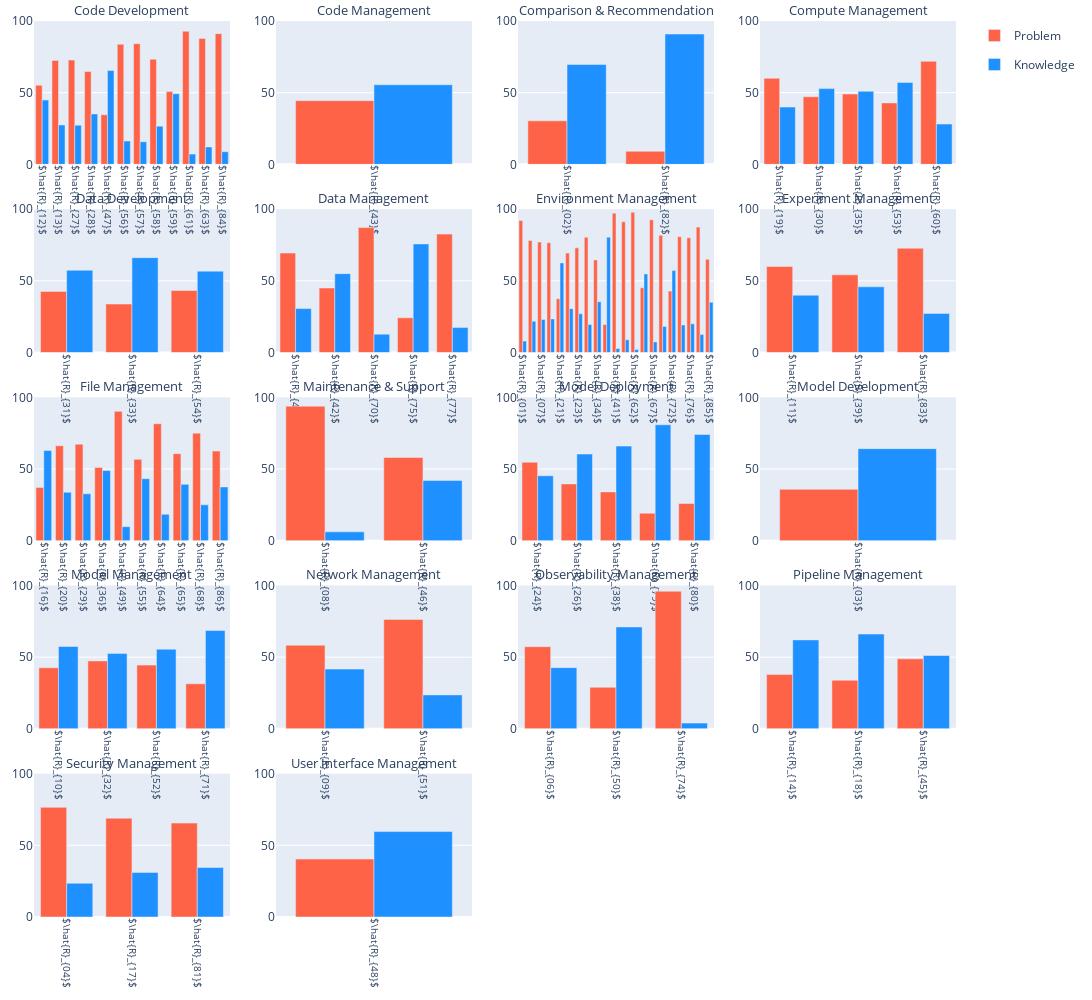

The notebook cell this image was saved under:
### Code cell
df = pd.read_json(os.path.join(path_rq4, 'macro-topics.json'))

rows = 5
cols = 4
fig = make_subplots(rows=rows, cols=cols, horizontal_spacing=0.05, vertical_spacing=0.05, subplot_titles=[macro_topic_indexing[i] for i in sorted(df['Resolution_summary_topic_macro'].unique())])

for macro_name, macro_group in df.groupby('Resolution_summary_topic_macro', sort=True):
    categories = []
    frequency_p = []
    frequency_k = [] 
    
    for name, group in macro_group.groupby('Resolution_summary_topic'):
        name = r'$\hat{R}_{0' + str(name+1) + '}$' if name < 9 else r'$\hat{R}_{' + str(name+1) + '}$'
        categories.append(name)
        frequency_p.append(len(group[group['Challenge_type'] == 'problem'])/len(group)*100)
        frequency_k.append(len(group[group['Challenge_type'] == 'knowledge'])/len(group)*100)
    
    row = macro_name // cols + 1
    col = macro_name % cols + 1
    show_legend = True if macro_name == 0 else False
    
    fig.add_trace(go.Bar(
        name='Problem', 
        x=categories, 
        y=frequency_p, 
        legendgroup='Problem', 
        marker_color=color_map['Problem'],
        showlegend=show_legend
    ), row=row, col=col)
    fig.add_trace(go.Bar(
        name='Knowledge', 
        x=categories, 
        y=frequency_k, 
        legendgroup='Knowledge', 
        marker_color=color_map['Knowledge'],
        showlegend=show_legend
    ), row=row, col=col)
    fig.update_xaxes(
        tickangle=90, 
        tickfont=dict(size=10), 
        row=row, 
        col=col
    )

fig.update_yaxes(range=[0, 100])
fig.update_layout(
    barmode='group',
    width=1200, 
    height=1000,
    margin=go.layout.Margin(
        l=20,  # left margin
        r=20,  # right margin
        b=20,  # bottom margin
        t=20,  # top margin
    )
)
fig.update_annotations(dict(font_size=13))
fig.show()
# fig.write_image(os.path.join(path_rq4, 'Macro-topics group frequency histogram.pdf'))

### Figure 1 — Plotly figure (JSON) as saved in the notebook; plotly's stock layout.template omitted (floating-point values rounded to 4 significant figures)
{"data": [{"legendgroup": "Problem", "marker": {"color": "tomato"}, "name": "Problem", "showlegend": true, "type": "bar", "x": ["$\\hat{R}_{12}$", "$\\hat{R}_{13}$", "$\\hat{R}_{27}$", "$\\hat{R}_{28}$", "$\\hat{R}_{47}$", "$\\hat{R}_{56}$", "$\\hat{R}_{57}$", "$\\hat{R}_{58}$", "$\\hat{R}_{59}$", "$\\hat{R}_{61}$", "$\\hat{R}_{63}$", "$\\hat{R}_{84}$"], "xaxis": "x", "y": [55.14, 72.5, 72.73, 64.81, 34.55, 83.72, 84.21, 73.33, 50.75, 92.86, 87.88, 91.18], "yaxis": "y"}, {"legendgroup": "Knowledge", "marker": {"color": "dodgerblue"}, "name": "Knowledge", "showlegend": true, "type": "bar", "x": ["$\\hat{R}_{12}$", "$\\hat{R}_{13}$", "$\\hat{R}_{27}$", "$\\hat{R}_{28}$", "$\\hat{R}_{47}$", "$\\hat{R}_{56}$", "$\\hat{R}_{57}$", "$\\hat{R}_{58}$", "$\\hat{R}_{59}$", "$\\hat{R}_{61}$", "$\\hat{R}_{63}$", "$\\hat{R}_{84}$"], "xaxis": "x", "y": [44.86, 27.5, 27.27, 35.19, 65.45, 16.28, 15.79, 26.67, 49.25, 7.143, 12.12, 8.824], "yaxis": "y"}, {"legendgroup": "Problem", "marker": {"color": "tomato"}, "name": "Problem", "showlegend": false, "type": "bar", "x": ["$\\hat{R}_{43}$"], "xaxis": "x2", "y": [44.44], "yaxis": "y2"}, {"legendgroup": "Knowledge", "marker": {"color": "dodgerblue"}, "name": "Knowledge", "showlegend": false, "type": "bar", "x": ["$\\hat{R}_{43}$"], "xaxis": "x2", "y": [55.56], "yaxis": "y2"}, {"legendgroup": "Problem", "marker": {"color": "tomato"}, "name": "Problem", "showlegend": false, "type": "bar", "x": ["$\\hat{R}_{02}$", "$\\hat{R}_{82}$"], "xaxis": "x3", "y": [30.34, 9.091], "yaxis": "y3"}, {"legendgroup": "Knowledge", "marker": {"color": "dodgerblue"}, "name": "Knowledge", "showlegend": false, "type": "bar", "x": ["$\\hat{R}_{02}$", "$\\hat{R}_{82}$"], "xaxis": "x3", "y": [69.66, 90.91], "yaxis": "y3"}, {"legendgroup": "Problem", "marker": {"color": "tomato"}, "name": "Problem", "showlegend": false, "type": "bar", "x": ["$\\hat{R}_{19}$", "$\\hat{R}_{30}$", "$\\hat{R}_{35}$", "$\\hat{R}_{53}$", "$\\hat{R}_{60}$"], "xaxis": "x4", "y": [60, 47.17, 49.06, 42.86, 71.88], "yaxis": "y4"}, {"legendgroup": "Knowledge", "marker": {"color": "dodgerblue"}, "name": "Knowledge", "showlegend": false, "type": "bar", "x": ["$\\hat{R}_{19}$", "$\\hat{R}_{30}$", "$\\hat{R}_{35}$", "$\\hat{R}_{53}$", "$\\hat{R}_{60}$"], "xaxis": "x4", "y": [40, 52.83, 50.94, 57.14, 28.12], "yaxis": "y4"}, {"legendgroup": "Problem", "marker": {"color": "tomato"}, "name": "Problem", "showlegend": false, "type": "bar", "x": ["$\\hat{R}_{31}$", "$\\hat{R}_{33}$", "$\\hat{R}_{54}$"], "xaxis": "x5", "y": [42.62, 33.82, 43.24], "yaxis": "y5"}, {"legendgroup": "Knowledge", "marker": {"color": "dodgerblue"}, "name": "Knowledge", "showlegend": false, "type": "bar", "x": ["$\\hat{R}_{31}$", "$\\hat{R}_{33}$", "$\\hat{R}_{54}$"], "xaxis": "x5", "y": [57.38, 66.18, 56.76], "yaxis": "y5"}, {"legendgroup": "Problem", "marker": {"color": "tomato"}, "name": "Problem", "showlegend": false, "type": "bar", "x": ["$\\hat{R}_{40}$", "$\\hat{R}_{42}$", "$\\hat{R}_{70}$", "$\\hat{R}_{75}$", "$\\hat{R}_{77}$"], "xaxis": "x6", "y": [69.35, 45, 87.18, 24.24, 82.61], "yaxis": "y6"}, {"legendgroup": "Knowledge", "marker": {"color": "dodgerblue"}, "name": "Knowledge", "showlegend": false, "type": "bar", "x": ["$\\hat{R}_{40}$", "$\\hat{R}_{42}$", "$\\hat{R}_{70}$", "$\\hat{R}_{75}$", "$\\hat{R}_{77}$"], "xaxis": "x6", "y": [30.65, 55.0, 12.82, 75.76, 17.39], "yaxis": "y6"}, {"legendgroup": "Problem", "marker": {"color": "tomato"}, "name": "Problem", "showlegend": false, "type": "bar", "x": ["$\\hat{R}_{01}$", "$\\hat{R}_{05}$", "$\\hat{R}_{07}$", "$\\hat{R}_{15}$", "$\\hat{R}_{21}$", "$\\hat{R}_{22}$", "$\\hat{R}_{23}$", "$\\hat{R}_{25}$", "$\\hat{R}_{34}$", "$\\hat{R}_{37}$", "$\\hat{R}_{41}$", "$\\hat{R}_{44}$", "$\\hat{R}_{62}$", "$\\hat{R}_{66}$", "$\\hat{R}_{67}$", "$\\hat{R}_{69}$", "$\\hat{R}_{72}$", "$\\hat{R}_{73}$", "$\\hat{R}_{76}$", "$\\hat{R}_{78}$", "$\\hat{R}_{85}$"], "xaxis": "x7", "y": [92.05, 78.12, 77.01, 76.56, 37.5, 69.39, 73.02, 80.39, 64.58, 19.51, 97.22, 91.18, 97.87, 45.16, 92.59, 81.82, 42.86, 80.77, 80, 87.5, 65], "yaxis": "y7"}, {"legendgroup": "Knowledge", "marker": {"color": "dodgerblue"}, "name": "Knowledge", "showlegend": false, "type": "bar", "x": ["$\\hat{R}_{01}$", "$\\hat{R}_{05}$", "$\\hat{R}_{07}$", "$\\hat{R}_{15}$", "$\\hat{R}_{21}$", "$\\hat{R}_{22}$", "$\\hat{R}_{23}$", "$\\hat{R}_{25}$", "$\\hat{R}_{34}$", "$\\hat{R}_{37}$", "$\\hat{R}_{41}$", "$\\hat{R}_{44}$", "$\\hat{R}_{62}$", "$\\hat{R}_{66}$", "$\\hat{R}_{67}$", "$\\hat{R}_{69}$", "$\\hat{R}_{72}$", "$\\hat{R}_{73}$", "$\\hat{R}_{76}$", "$\\hat{R}_{78}$", "$\\hat{R}_{85}$"], "xaxis": "x7", "y": [7.955, 21.88, 22.99, 23.44, 62.5, 30.61, 26.98, 19.61, 35.42, 80.49, 2.778, 8.824, 2.128, 54.84, 7.407, 18.18, 57.14, 19.23, 20, 12.5, 35], "yaxis": "y7"}, {"legendgroup": "Problem", "marker": {"color": "tomato"}, "name": "Problem", "showlegend": false, "type": "bar", "x": ["$\\hat{R}_{11}$", "$\\hat{R}_{39}$", "$\\hat{R}_{83}$"], "xaxis": "x8", "y": [60, 54.17, 72.73], "yaxis": "y8"}, {"legendgroup": "Knowledge", "marker": {"color": "dodgerblue"}, "name": "Knowledge", "showlegend": false, "type": "bar", "x": ["$\\hat{R}_{11}$", "$\\hat{R}_{39}$", "$\\hat{R}_{83}$"], "xaxis": "x8", "y": [40, 45.83, 27.27], "yaxis": "y8"}, {"legendgroup": "Problem", "marker": {"color": "tomato"}, "name": "Problem", "showlegend": false, "type": "bar", "x": ["$\\hat{R}_{16}$", "$\\hat{R}_{20}$", "$\\hat{R}_{29}$", "$\\hat{R}_{36}$", "$\\hat{R}_{49}$", "$\\hat{R}_{55}$", "$\\hat{R}_{64}$", "$\\hat{R}_{65}$", "$\\hat{R}_{68}$", "$\\hat{R}_{86}$"], "xaxis": "x9", "y": [37.04, 66.23, 67.35, 51.06, 90.24, 56.76, 81.58, 60.71, 75, 62.5], "yaxis": "y9"}, {"legendgroup": "Knowledge", "marker": {"color": "dodgerblue"}, "name": "Knowledge", "showlegend": false, "type": "bar", "x": ["$\\hat{R}_{16}$", "$\\hat{R}_{20}$", "$\\hat{R}_{29}$", "$\\hat{R}_{36}$", "$\\hat{R}_{49}$", "$\\hat{R}_{55}$", "$\\hat{R}_{64}$", "$\\hat{R}_{65}$", "$\\hat{R}_{68}$", "$\\hat{R}_{86}$"], "xaxis": "x9", "y": [62.96, 33.77, 32.65, 48.94, 9.756, 43.24, 18.42, 39.29, 25, 37.5], "yaxis": "y9"}, {"legendgroup": "Problem", "marker": {"color": "tomato"}, "name": "Problem", "showlegend": false, "type": "bar", "x": ["$\\hat{R}_{08}$", "$\\hat{R}_{46}$"], "xaxis": "x10", "y": [93.83, 58.06], "yaxis": "y10"}, {"legendgroup": "Knowledge", "marker": {"color": "dodgerblue"}, "name": "Knowledge", "showlegend": false, "type": "bar", "x": ["$\\hat{R}_{08}$", "$\\hat{R}_{46}$"], "xaxis": "x10", "y": [6.173, 41.94], "yaxis": "y10"}, {"legendgroup": "Problem", "marker": {"color": "tomato"}, "name": "Problem", "showlegend": false, "type": "bar", "x": ["$\\hat{R}_{24}$", "$\\hat{R}_{26}$", "$\\hat{R}_{38}$", "$\\hat{R}_{79}$", "$\\hat{R}_{80}$"], "xaxis": "x11", "y": [54.72, 39.58, 34.04, 19.15, 25.93], "yaxis": "y11"}, {"legendgroup": "Knowledge", "marker": {"color": "dodgerblue"}, "name": "Knowledge", "showlegend": false, "type": "bar", "x": ["$\\hat{R}_{24}$", "$\\hat{R}_{26}$", "$\\hat{R}_{38}$", "$\\hat{R}_{79}$", "$\\hat{R}_{80}$"], "xaxis": "x11", "y": [45.28, 60.42, 65.96, 80.85, 74.07], "yaxis": "y11"}, {"legendgroup": "Problem", "marker": {"color": "tomato"}, "name": "Problem", "showlegend": false, "type": "bar", "x": ["$\\hat{R}_{03}$"], "xaxis": "x12", "y": [35.79], "yaxis": "y12"}, {"legendgroup": "Knowledge", "marker": {"color": "dodgerblue"}, "name": "Knowledge", "showlegend": false, "type": "bar", "x": ["$\\hat{R}_{03}$"], "xaxis": "x12", "y": [64.21], "yaxis": "y12"}, {"legendgroup": "Problem", "marker": {"color": "tomato"}, "name": "Problem", "showlegend": false, "type": "bar", "x": ["$\\hat{R}_{10}$", "$\\hat{R}_{32}$", "$\\hat{R}_{52}$", "$\\hat{R}_{71}$"], "xaxis": "x13", "y": [42.57, 47.37, 44.44, 31.43], "yaxis": "y13"}, {"legendgroup": "Knowledge", "marker": {"color": "dodgerblue"}, "name": "Knowledge", "showlegend": false, "type": "bar", "x": ["$\\hat{R}_{10}$", "$\\hat{R}_{32}$", "$\\hat{R}_{52}$", "$\\hat{R}_{71}$"], "xaxis": "x13", "y": [57.43, 52.63, 55.56, 68.57], "yaxis": "y13"}, {"legendgroup": "Problem", "marker": {"color": "tomato"}, "name": "Problem", "showlegend": false, "type": "bar", "x": ["$\\hat{R}_{09}$", "$\\hat{R}_{51}$"], "xaxis": "x14", "y": [58.33, 76.32], "yaxis": "y14"}, {"legendgroup": "Knowledge", "marker": {"color": "dodgerblue"}, "name": "Knowledge", "showlegend": false, "type": "bar", "x": ["$\\hat{R}_{09}$", "$\\hat{R}_{51}$"], "xaxis": "x14", "y": [41.67, 23.68], "yaxis": "y14"}, {"legendgroup": "Problem", "marker": {"color": "tomato"}, "name": "Problem", "showlegend": false, "type": "bar", "x": ["$\\hat{R}_{06}$", "$\\hat{R}_{50}$", "$\\hat{R}_{74}$"], "xaxis": "x15", "y": [57.3, 28.95, 96], "yaxis": "y15"}, {"legendgroup": "Knowledge", "marker": {"color": "dodgerblue"}, "name": "Knowledge", "showlegend": false, "type": "bar", "x": ["$\\hat{R}_{06}$", "$\\hat{R}_{50}$", "$\\hat{R}_{74}$"], "xaxis": "x15", "y": [42.7, 71.05, 4], "yaxis": "y15"}, {"legendgroup": "Problem", "marker": {"color": "tomato"}, "name": "Problem", "showlegend": false, "type": "bar", "x": ["$\\hat{R}_{14}$", "$\\hat{R}_{18}$", "$\\hat{R}_{45}$"], "xaxis": "x16", "y": [37.97, 33.87, 48.84], "yaxis": "y16"}, {"legendgroup": "Knowledge", "marker": {"color": "dodgerblue"}, "name": "Knowledge", "showlegend": false, "type": "bar", "x": ["$\\hat{R}_{14}$", "$\\hat{R}_{18}$", "$\\hat{R}_{45}$"], "xaxis": "x16", "y": [62.03, 66.13, 51.16], "yaxis": "y16"}, {"legendgroup": "Problem", "marker": {"color": "tomato"}, "name": "Problem", "showlegend": false, "type": "bar", "x": ["$\\hat{R}_{04}$", "$\\hat{R}_{17}$", "$\\hat{R}_{81}$"], "xaxis": "x17", "y": [76.47, 68.92, 65.52], "yaxis": "y17"}, {"legendgroup": "Knowledge", "marker": {"color": "dodgerblue"}, "name": "Knowledge", "showlegend": false, "type": "bar", "x": ["$\\hat{R}_{04}$", "$\\hat{R}_{17}$", "$\\hat{R}_{81}$"], "xaxis": "x17", "y": [23.53, 31.08, 34.48], "yaxis": "y17"}, {"legendgroup": "Problem", "marker": {"color": "tomato"}, "name": "Problem", "showlegend": false, "type": "bar", "x": ["$\\hat{R}_{48}$"], "xaxis": "x18", "y": [40.43], "yaxis": "y18"}, {"legendgroup": "Knowledge", "marker": {"color": "dodgerblue"}, "name": "Knowledge", "showlegend": false, "type": "bar", "x": ["$\\hat{R}_{48}$"], "xaxis": "x18", "y": [59.57], "yaxis": "y18"}], "layout": {"annotations": [{"font": {"size": 13}, "showarrow": false, "text": "Code Development", "x": 0.1062, "xanchor": "center", "xref": "paper", "y": 1, "yanchor": "bottom", "yref": "paper"}, {"font": {"size": 13}, "showarrow": false, "text": "Code Management", "x": 0.3688, "xanchor": "center", "xref": "paper", "y": 1, "yanchor": "bottom", "yref": "paper"}, {"font": {"size": 13}, "showarrow": false, "text": "Comparison & Recommendation", "x": 0.6313, "xanchor": "center", "xref": "paper", "y": 1, "yanchor": "bottom", "yref": "paper"}, {"font": {"size": 13}, "showarrow": false, "text": "Compute Management", "x": 0.8938, "xanchor": "center", "xref": "paper", "y": 1, "yanchor": "bottom", "yref": "paper"}, {"font": {"size": 13}, "showarrow": false, "text": "Data Development", "x": 0.1062, "xanchor": "center", "xref": "paper", "y": 0.79, "yanchor": "bottom", "yref": "paper"}, {"font": {"size": 13}, "showarrow": false, "text": "Data Management", "x": 0.3688, "xanchor": "center", "xref": "paper", "y": 0.79, "yanchor": "bottom", "yref": "paper"}, {"font": {"size": 13}, "showarrow": false, "text": "Environment Management", "x": 0.6313, "xanchor": "center", "xref": "paper", "y": 0.79, "yanchor": "bottom", "yref": "paper"}, {"font": {"size": 13}, "showarrow": false, "text": "Experiment Management", "x": 0.8938, "xanchor": "center", "xref": "paper", "y": 0.79, "yanchor": "bottom", "yref": "paper"}, {"font": {"size": 13}, "showarrow": false, "text": "File Management", "x": 0.1062, "xanchor": "center", "xref": "paper", "y": 0.58, "yanchor": "bottom", "yref": "paper"}, {"font": {"size": 13}, "showarrow": false, "text": "Maintenance & Support", "x": 0.3688, "xanchor": "center", "xref": "paper", "y": 0.58, "yanchor": "bottom", "yref": "paper"}, {"font": {"size": 13}, "showarrow": false, "text": "Model Deployment", "x": 0.6313, "xanchor": "center", "xref": "paper", "y": 0.58, "yanchor": "bottom", "yref": "paper"}, {"font": {"size": 13}, "showarrow": false, "text": "Model Development", "x": 0.8938, "xanchor": "center", "xref": "paper", "y": 0.58, "yanchor": "bottom", "yref": "paper"}, {"font": {"size": 13}, "showarrow": false, "text": "Model Management", "x": 0.1062, "xanchor": "center", "xref": "paper", "y": 0.37, "yanchor": "bottom", "yref": "paper"}, {"font": {"size": 13}, "showarrow": false, "text": "Network Management", "x": 0.3688, "xanchor": "center", "xref": "paper", "y": 0.37, "yanchor": "bottom", "yref": "paper"}, {"font": {"size": 13}, "showarrow": false, "text": "Observability Management", "x": 0.6313, "xanchor": "center", "xref": "paper", "y": 0.37, "yanchor": "bottom", "yref": "paper"}, {"font": {"size": 13}, "showarrow": false, "text": "Pipeline Management", "x": 0.8938, "xanchor": "center", "xref": "paper", "y": 0.37, "yanchor": "bottom", "yref": "paper"}, {"font": {"size": 13}, "showarrow": false, "text": "Security Management", "x": 0.1062, "xanchor": "center", "xref": "paper", "y": 0.16, "yanchor": "bottom", "yref": "paper"}, {"font": {"size": 13}, "showarrow": false, "text": "User Interface Management", "x": 0.3688, "xanchor": "center", "xref": "paper", "y": 0.16, "yanchor": "bottom", "yref": "paper"}], "barmode": "group", "height": 1000, "margin": {"b": 20, "l": 20, "r": 20, "t": 20}, "width": 1200, "xaxis": {"anchor": "y", "domain": [0, 0.2125], "tickangle": 90, "tickfont": {"size": 10}}, "xaxis10": {"anchor": "y10", "domain": [0.2625, 0.475], "tickangle": 90, "tickfont": {"size": 10}}, "xaxis11": {"anchor": "y11", "domain": [0.525, 0.7375], "tickangle": 90, "tickfont": {"size": 10}}, "xaxis12": {"anchor": "y12", "domain": [0.7875, 1], "tickangle": 90, "tickfont": {"size": 10}}, "xaxis13": {"anchor": "y13", "domain": [0, 0.2125], "tickangle": 90, "tickfont": {"size": 10}}, "xaxis14": {"anchor": "y14", "domain": [0.2625, 0.475], "tickangle": 90, "tickfont": {"size": 10}}, "xaxis15": {"anchor": "y15", "domain": [0.525, 0.7375], "tickangle": 90, "tickfont": {"size": 10}}, "xaxis16": {"anchor": "y16", "domain": [0.7875, 1], "tickangle": 90, "tickfont": {"size": 10}}, "xaxis17": {"anchor": "y17", "domain": [0, 0.2125], "tickangle": 90, "tickfont": {"size": 10}}, "xaxis18": {"anchor": "y18", "domain": [0.2625, 0.475], "tickangle": 90, "tickfont": {"size": 10}}, "xaxis19": {"anchor": "y19", "domain": [0.525, 0.7375]}, "xaxis2": {"anchor": "y2", "domain": [0.2625, 0.475], "tickangle": 90, "tickfont": {"size": 10}}, "xaxis20": {"anchor": "y20", "domain": [0.7875, 1]}, "xaxis3": {"anchor": "y3", "domain": [0.525, 0.7375], "tickangle": 90, "tickfont": {"size": 10}}, "xaxis4": {"anchor": "y4", "domain": [0.7875, 1], "tickangle": 90, "tickfont": {"size": 10}}, "xaxis5": {"anchor": "y5", "domain": [0, 0.2125], "tickangle": 90, "tickfont": {"size": 10}}, "xaxis6": {"anchor": "y6", "domain": [0.2625, 0.475], "tickangle": 90, "tickfont": {"size": 10}}, "xaxis7": {"anchor": "y7", "domain": [0.525, 0.7375], "tickangle": 90, "tickfont": {"size": 10}}, "xaxis8": {"anchor": "y8", "domain": [0.7875, 1], "tickangle": 90, "tickfont": {"size": 10}}, "xaxis9": {"anchor": "y9", "domain": [0, 0.2125], "tickangle": 90, "tickfont": {"size": 10}}, "yaxis": {"anchor": "x", "domain": [0.84, 1], "range": [0, 100]}, "yaxis10": {"anchor": "x10", "domain": [0.42, 0.58], "range": [0, 100]}, "yaxis11": {"anchor": "x11", "domain": [0.42, 0.58], "range": [0, 100]}, "yaxis12": {"anchor": "x12", "domain": [0.42, 0.58], "range": [0, 100]}, "yaxis13": {"anchor": "x13", "domain": [0.21, 0.37], "range": [0, 100]}, "yaxis14": {"anchor": "x14", "domain": [0.21, 0.37], "range": [0, 100]}, "yaxis15": {"anchor": "x15", "domain": [0.21, 0.37], "range": [0, 100]}, "yaxis16": {"anchor": "x16", "domain": [0.21, 0.37], "range": [0, 100]}, "yaxis17": {"anchor": "x17", "domain": [0, 0.16], "range": [0, 100]}, "yaxis18": {"anchor": "x18", "domain": [0, 0.16], "range": [0, 100]}, "yaxis19": {"anchor": "x19", "domain": [0, 0.16], "range": [0, 100]}, "yaxis2": {"anchor": "x2", "domain": [0.84, 1], "range": [0, 100]}, "yaxis20": {"anchor": "x20", "domain": [0, 0.16], "range": [0, 100]}, "yaxis3": {"anchor": "x3", "domain": [0.84, 1], "range": [0, 100]}, "yaxis4": {"anchor": "x4", "domain": [0.84, 1], "range": [0, 100]}, "yaxis5": {"anchor": "x5", "domain": [0.63, 0.79], "range": [0, 100]}, "yaxis6": {"anchor": "x6", "domain": [0.63, 0.79], "range": [0, 100]}, "yaxis7": {"anchor": "x7", "domain": [0.63, 0.79], "range": [0, 100]}, "yaxis8": {"anchor": "x8", "domain": [0.63, 0.79], "range": [0, 100]}, "yaxis9": {"anchor": "x9", "domain": [0.42, 0.58], "range": [0, 100]}}}
